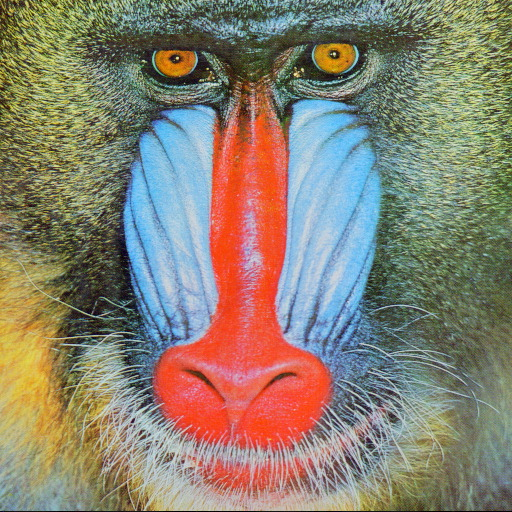
#> input picture Data/baboon.jpg, 512 x 512 px
$ python GetRotationMatrix2d.py
#> lines starting #> are read from the running program, lines starting #| are printed output that depends on the picture
#> in Open, src is the input picture: shape (512, 512, 3); mean B, G, R 112.9, 129.1, 137.1
# https://www.programcreek.com/python/example/89459/cv2.getRotationMatrix2D
import sys
title_window = 'GetRotationMatrix2D.py'
import numpy as np
import cv2 as cv
import random

class App(object):
    def crop_minAreaRect(self, img, rect):

        # rotate img
#> called with rect = ((100, 100), (200, 200))
        angle = 25
        rows, cols = img.shape[0], img.shape[1]
#> rows = 512; cols = 512
        M = cv.getRotationMatrix2D((cols / 2, rows / 2), angle, 1)
        img_rot = cv.warpAffine(img, M, (cols, rows))
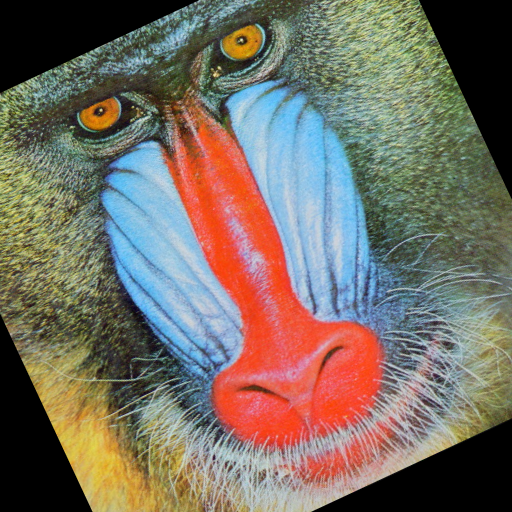
#> img_rot: shape (512, 512, 3); mean B, G, R 99, 110.3, 118.9

        # rotate bounding box
        rect0 = (rect[0], rect[1], 0.0)
        box = cv.boxPoints(rect0)
        pts = np.int0(cv.transform(np.array([box]), M))[0]
        pts[pts < 0] = 0

        # crop
        img_crop = img_rot[pts[1][1]:pts[0][1], pts[2][1]:pts[3][1]]
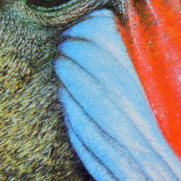
#> img_crop: shape (181, 181, 3); mean B, G, R 136.7, 136.6, 139.1
        return img_crop

    def test1(self, src):
        #rect = cv.selectROI(src, False)
        rect = ((100, 100), (200, 200))
        result = self.crop_minAreaRect(src, rect)
        cv.imshow("src(result)", result)
        cv.imshow("src", src)

    def Open(self):
        src = cv.imread('../Data/baboon.jpg')
        self.test1(src)
        cv.waitKey()

App().Open()

$ run again, with Data/GeneticDrawingExample.jpg copied over Data/baboon.jpg
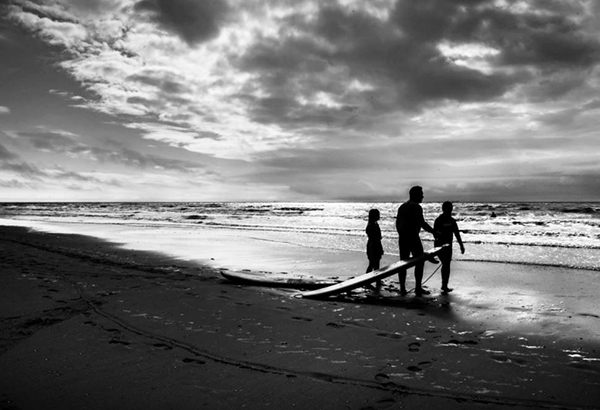
#> input picture Data/GeneticDrawingExample.jpg, 600 x 410 px
#> in Open, src is the input picture: shape (410, 600, 3); min 0, max 255, mean 116.6
#> in crop_minAreaRect, `img_rot = cv.warpAffine(img, M, (cols, rows))`:
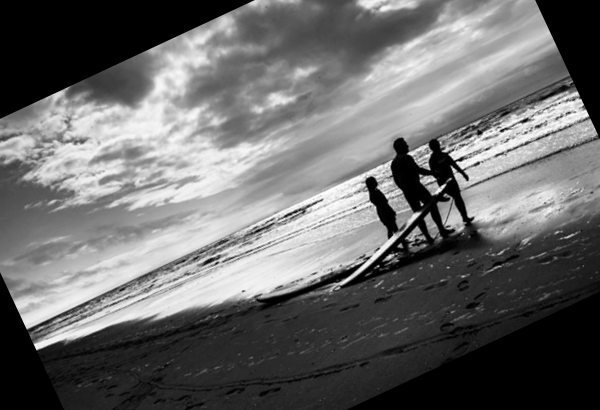
#> img_rot: shape (410, 600, 3); min 0, max 255, mean 105.9
#> in crop_minAreaRect, `img_crop = img_rot[pts[1][1]:pts[0][1], pts[2][1]:pts[3][1]]`:
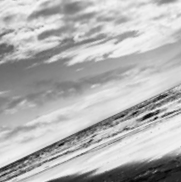
#> img_crop: shape (182, 181, 3); min 4, max 246, mean 179.3
